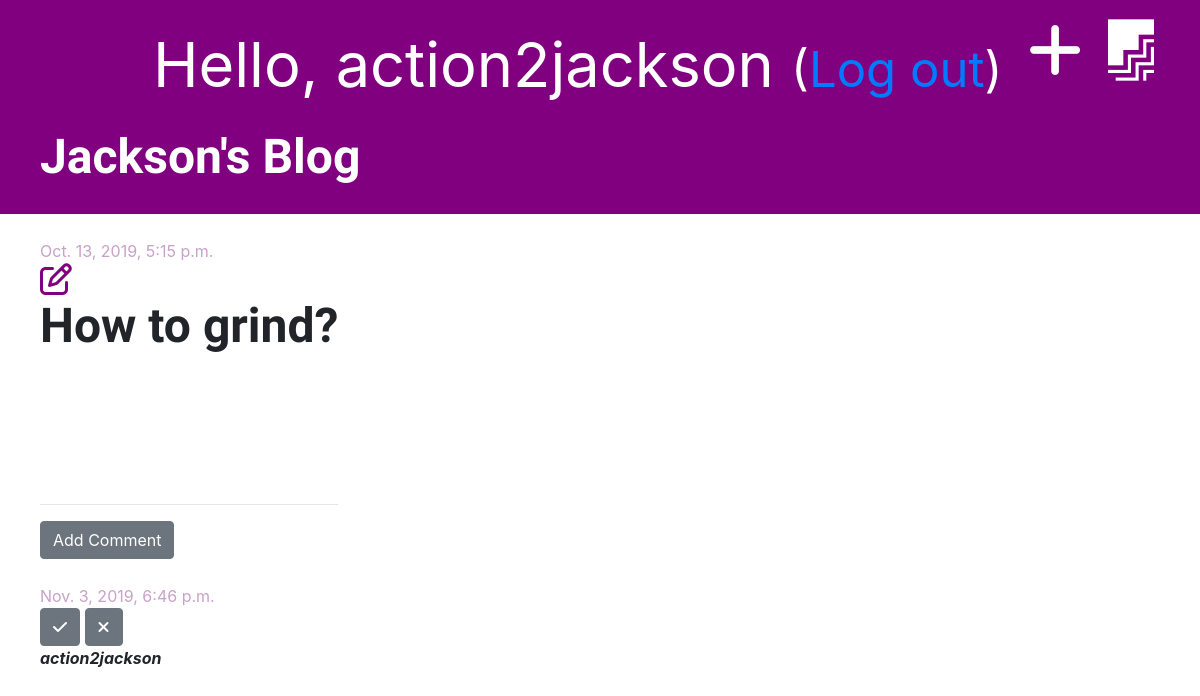
The app's page /post/1/ (signed in) with its own data.
### blog/models.py (models this page shows, shortened)
class Post(models.Model):
    author = models.ForeignKey('auth.User', on_delete=models.CASCADE)
    title = models.CharField(max_length=200)
    text = models.TextField()
    created_date = models.DateTimeField(default=timezone.now)
    published_date = models.DateTimeField(blank=True, null=True)

class Comment(models.Model):
    post = models.ForeignKey('blog.Post', on_delete=models.CASCADE, related_name='comments')
    author = models.CharField(max_length=200)
    text = models.TextField()
    created_date = models.DateTimeField(default=timezone.now)
    approved = models.BooleanField(default=False)

### blog/views.py (the view)
# urls.py: path('post/<int:pk>/', views.post_detail, name='post_detail'),
def post_detail(request, pk):
    post = get_object_or_404(Post, pk=pk)
    stuff_for_frontend = {'post': post}
    return render(request, 'blog/post_detail.html', stuff_for_frontend)

### blog/templatetags/markdownify.py (called while the page is built)
@register.filter
def markdown(value):
    renderer = HighlightRenderer()
    markdown = mistune.Markdown(renderer=renderer)
    return markdown(value)

### blog/templates/blog/post_detail.html (shortened to what this page needs)
{% extends 'blog/base.html' %}
{% load markdownify %}
{% block content %}
    <div class="post">
        {% if post.published_date %}
            <div class="date">
                {{ post.published_date }}
            </div>
        {% else %}
            <a href="{% url 'post_publish' pk=post.pk %}" class="btn btn-primary">Publish</a>
        {% endif %}
        {% if user.is_authenticated %}
            <a href="{% url 'post_edit' pk=post.pk %}"><i class="far fa-edit fa-2x" style="color: purple;"></i></a>
        {% endif %}
        <h1>{{ post.title }}</h1>
    </div>
    <hr>
    <a href="{% url 'add_comment_to_post' pk=post.pk %}" class="btn btn-secondary">Add Comment</a>
    {% for comment in post.comments.all %}
        {% if user.is_authenticated or comment.approved %}
            <div class="comment">
                <p style="margin: auto; color: #c8a2c8; padding-top: 25px;">{{ comment.created_date }}</p>
                {% if not comment.approved and user.is_superuser %}
                    <a href="{% url 'approve_comment' pk=comment.pk %}" class="btn btn-secondary"><i class="fas fa-check"></i></a>
                    <a href="{% url 'remove_comment' pk=comment.pk %}" class="btn btn-secondary"><i class="fas fa-times"></i></a>
                {% endif %}
                <br>
                <strong><i>{{ comment.author }}</i></strong>
            </div>
        {% endif %}
    {% empty %}
        <p>No comments yet...</p>
    {% endfor %}
{% endblock %}

### blog/templates/blog/base.html (shortened to what this page needs)
{% load staticfiles %}
<!DOCTYPE html>
<html lang="en">
<head>
    <link rel="stylesheet" href="https://stackpath.bootstrapcdn.com/bootstrap/4.3.1/css/bootstrap.min.css">
    <link rel="stylesheet" href="{% static 'css/blog.css' %}">
    <link rel="stylesheet" href="{% static 'css/zenburn.css' %}">
</head>
<body>
<div class="page-header">
    {% if user.is_authenticated %}
        <a href="{% url 'post_draft_list' %}"><i class="fab fa-firstdraft" style="color: white; float: right; font-size: 46pt; margin-right: 26px;"></i></a>
        <a href="{% url 'post_new' %}"><i class="fas fa-plus" style="color: white; float: right; font-size: 46pt; margin-right: 26px;"></i></a>
        <p style="color: white; float: right; font-size: 46pt; margin-right: 26px;">Hello, {{ user.username }} <small>(<a
                href="{% url 'logout' %}">Log out</a>)</small></p>
    {% else %}
        <a href="{% url 'login' %}"><i class="fas fa-sign-in-alt fa-2x" style="color: white; float: right; font-size: 46pt; margin-right: 26px;"></i></a>
    {% endif %}
    <h1><a href="{% url 'post_list' %}">Jackson's Blog</a></h1>
</div>
<div class="content container">
    <div class="row">
        <div class="col-8-md">
            {% block content %}
            {% endblock %}
        </div>
    </div>
</div>
</body>
</html>

### blog/static/css/blog.css (style rules this page uses)
.page-header { background-color: purple; margin-top: 0; padding: 20px 20px 20px 40px; }
.page-header h1 a { font-text: arial; text-decoration: none; color: white; font-size: 36pt; }
.content { margin-left: 40px; }
h1, h2, h3, h4 { font-family: 'Tangerine', 'Inconsolata', 'Droid Sans', serif; font-weight: bold; font-size: 48px; }
.date { padding-top: 25px; color: #c8a2c8; }
.post { margin-bottom: 150px; }

### records on screen
Post: published_date "Oct. 13, 2019, 5:15 p.m.", title "How to grind?"
Comment: created_date "Nov. 3, 2019, 6:46 p.m.", approved False (drawn), author "action2jackson"

### other values on screen
{{ user.username }} "action2jackson"
